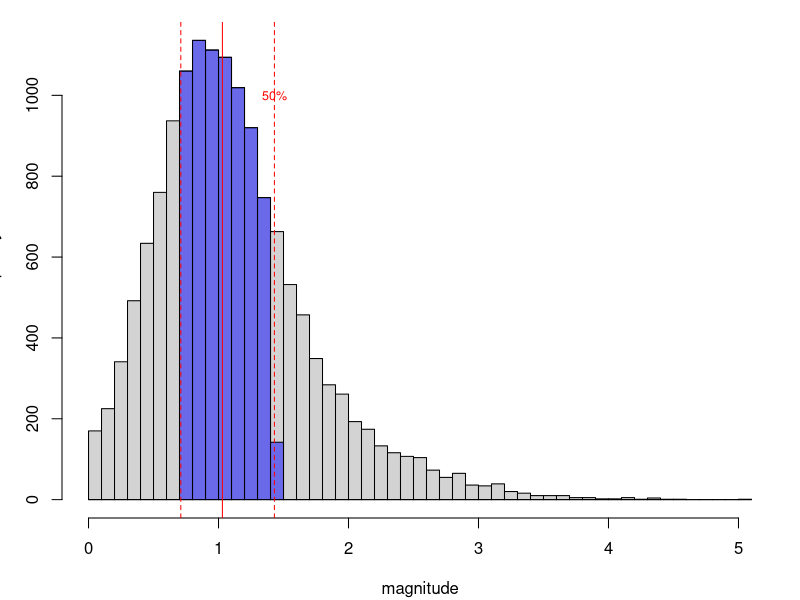
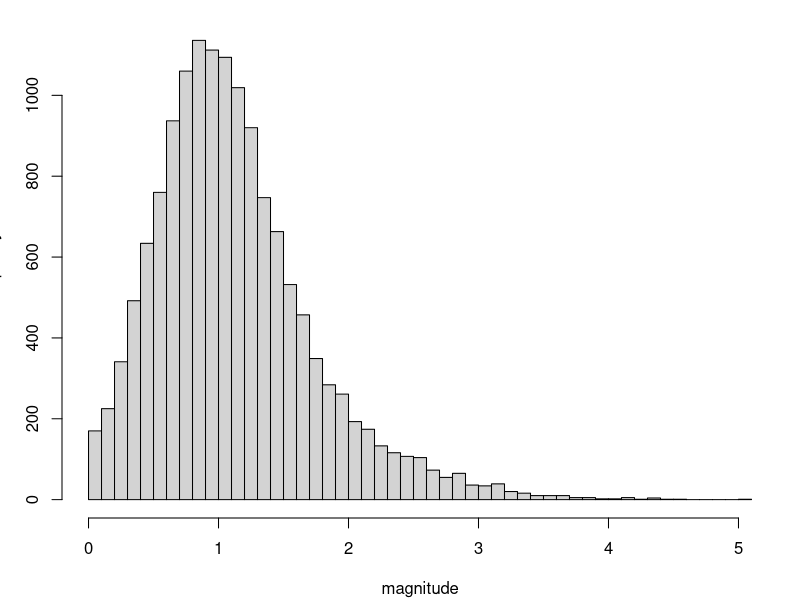
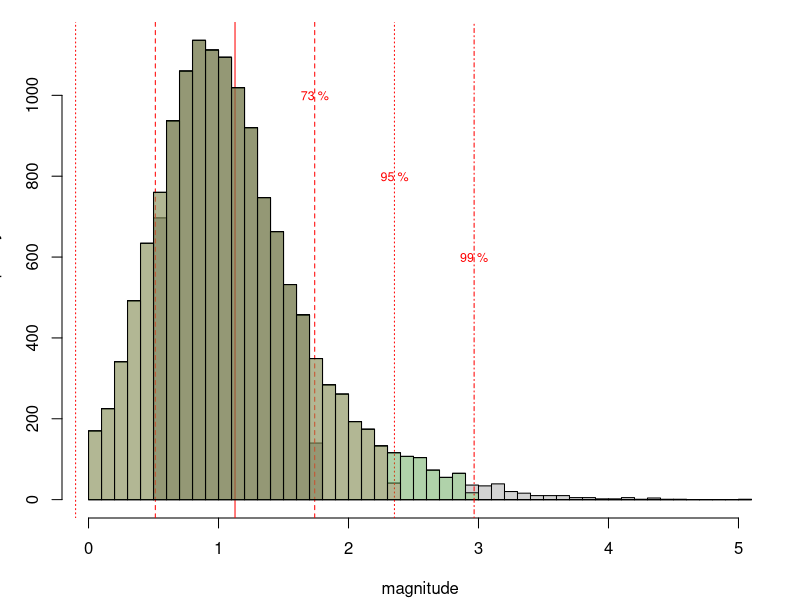
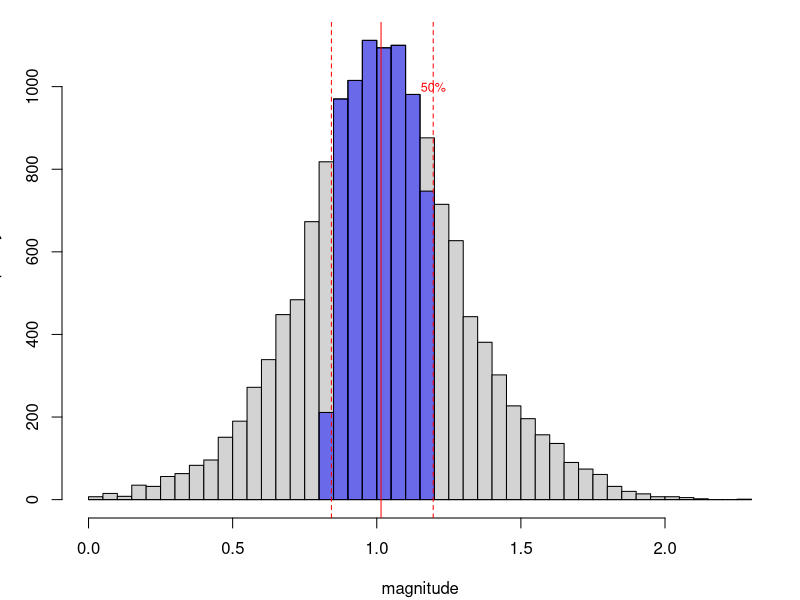
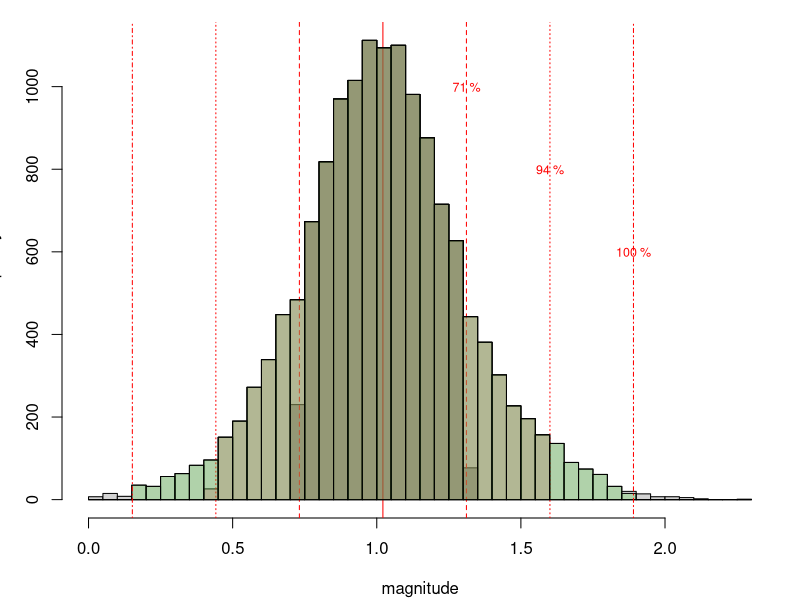
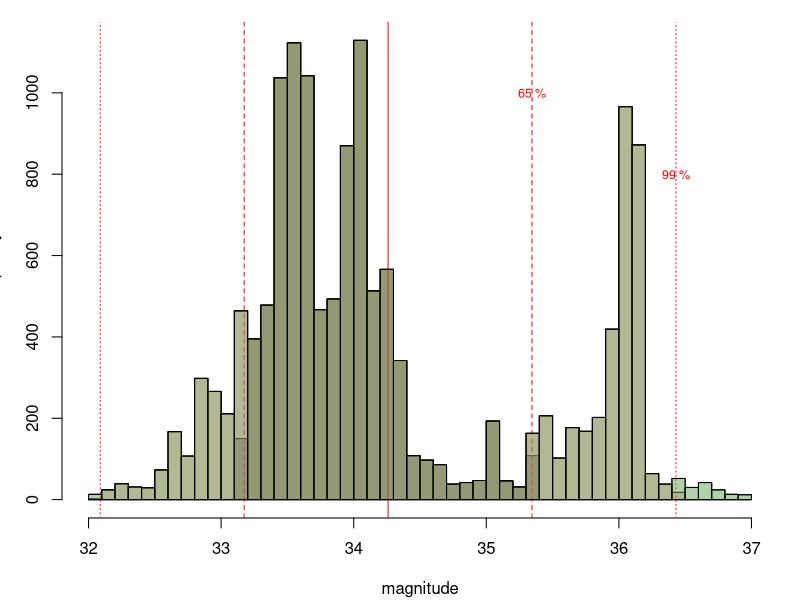

Reproduce these figures in R, in order.
if (interactive()) {
# Example: why n-1?

nsamps <- 1e4

x <- rnorm(nsamps)
hist(x, col=adjustcolor("blue",0.5), breaks=100, xlim=c(-4.5,4.5))
abline( v=mean(x), col='red' )
abline( v=mean(x)+c(-2,2)*sd(x), lty=2, col='red' )

n.vec <- 10^(seq(1,4,length.out=1000))
sim.sds <- sapply( n.vec, function (n) { x <- rnorm(n); c( sd( x ), sqrt(mean((x-mean(x))^2)) ) } )

plot( n.vec, sim.sds[1,], log='x', ylim=c(0,2) )
points( n.vec, sim.sds[2,], col='red' )
abline(h=1)

n <- 10
small.sds <- replicate( 1e4, { x <- rnorm(n); c( sd( x ), sqrt(mean((x-mean(x))^2)) ) } )
rownames(small.sds) <- c("n-1","n")
hist(small.sds[1,], xlim=c(0.3,1.8), col=adjustcolor("blue",0.5), breaks=100, main='')
hist(small.sds[2,], col=adjustcolor("red",0.5), breaks=100, add=TRUE)
abline(v=1,lwd=3)

rowMeans(small.sds^2)



###
# CV plots

layout(1:3)
par(mar=c(2,1,3,0)+.1)
for (cv in c(1,10,100)){
    hist( x+cv, breaks=30, xlim=range(0,x+cv), main=paste("CV =", cv), xlab='', ylab='' )
}


}

###
# figures for slides

quakes <- read.table("2014-quakes-catalog.tsv", stringsAsFactors=FALSE)
names(quakes) <- c("orig.date","orig.time", "ET", "MAG", "M", "LAT", "LON", "DEPTH", "Q", "EVID", "NPH", "NGRM")
quakes$date <- as.Date(paste(quakes$orig.date,substr(quakes$orig.time,1,8)),format="%Y/%m/%d %H:%M:%S")

pdf(file="quakes-hist-IQR.pdf",width=3,height=2,pointsize=10)
par(mar=c(4,3,1,1)+.1)
xh <- with(quakes, hist(MAG, breaks=60,xlab='magnitude',main='') )
with( subset(quakes, rank(MAG)>nrow(quakes)/4 & rank(MAG)<nrow(quakes)*3/4), 
        hist(MAG, col=adjustcolor("blue",0.5), breaks=xh$breaks, add=TRUE ) )
with( quakes, {
    text( quantile(MAG,.75), 1000, labels="50%", col='red', cex=0.75 )
    abline( v=median(quakes$MAG), col='red' )
    abline( v=quantile(quakes$MAG,c(.25,.75)), lty=2, col='red' )
        } )
dev.off()

pdf(file="quakes-hist-only.pdf",width=3,height=2,pointsize=10)
par(mar=c(4,3,1,1)+.1)
xh <- with(quakes, hist(MAG, breaks=60,main='',xlab='magnitude') )
dev.off()

pdf(file="quakes-hist-mean-sd.pdf",width=3,height=2,pointsize=10)
par(mar=c(4,3,1,1)+.1)
xh <- with(quakes, hist(MAG, breaks=60,main='',xlab='magnitude') )
with( quakes, {
        abline( v=mean(MAG), col='red' )
        for (k in 1:3) {
            with( subset(quakes, abs(MAG-mean(MAG))<k*sd(MAG) ), 
                    hist(MAG, col=adjustcolor(k,0.3), breaks=xh$breaks, add=TRUE ) )
            abline( v=mean(MAG)+c(-k,k)*sd(MAG), lty=1+k, col='red' )
            pmag <- round( mean(abs(MAG-mean(MAG))<k*sd(MAG)), 2 )
            text( mean(MAG)+k*sd(MAG), 1000-200*(k-1), labels=paste(100*pmag,"%"), col='red', cex=0.75 )
        }
    } )
dev.off()


pdf(file="quakes-sqrt-hist-IQR.pdf",width=3,height=2,pointsize=10)
par(mar=c(4,3,1,1)+.1)
xh <- with(quakes, hist(sqrt(MAG), breaks=60,xlab='magnitude',main='') )
with( subset(quakes, rank(sqrt(MAG))>nrow(quakes)/4 & rank(sqrt(MAG))<nrow(quakes)*3/4), 
        hist(sqrt(MAG), col=adjustcolor("blue",0.5), breaks=xh$breaks, add=TRUE ) )
with( quakes, {
    text( quantile(sqrt(MAG),.75), 1000, labels="50%", col='red', cex=0.75 )
    abline( v=median(sqrt(MAG)), col='red' )
    abline( v=quantile(sqrt(MAG),c(.25,.75)), lty=2, col='red' )
    } )
dev.off()

pdf(file="quakes-sqrt-hist-mean-sd.pdf",width=3,height=2,pointsize=10)
par(mar=c(4,3,1,1)+.1)
xh <- with(quakes, hist(sqrt(MAG), breaks=60,main='',xlab='magnitude') )
with( quakes, {
        abline( v=mean(sqrt(MAG)), col='red' )
        for (k in 1:3) {
            with( subset(quakes, abs(sqrt(MAG)-mean(sqrt(MAG)))<k*sd(sqrt(MAG)) ), 
                    hist(sqrt(MAG), col=adjustcolor(k,0.3), breaks=xh$breaks, add=TRUE ) )
            abline( v=mean(sqrt(MAG))+c(-k,k)*sd(sqrt(MAG)), lty=1+k, col='red' )
            pmag <- round( mean(abs(sqrt(MAG)-mean(sqrt(MAG)))<k*sd(sqrt(MAG))), 2 )
            text( mean(sqrt(MAG))+k*sd(sqrt(MAG)), 1000-200*(k-1), labels=paste(100*pmag,"%"), col='red', cex=0.75 )
        }
    } )
dev.off()


pdf(file="quakes-lat-mean-sd.pdf",width=3,height=2,pointsize=10)
par(mar=c(4,3,1,1)+.1)
xh <- with(quakes, hist(LAT, breaks=60,main='',xlab='magnitude') )
with( quakes, {
        abline( v=mean(LAT), col='red' )
        for (k in 1:3) {
            with( subset(quakes, abs(LAT-mean(LAT))<k*sd(LAT) ), 
                    hist(LAT, col=adjustcolor(k,0.3), breaks=xh$breaks, add=TRUE ) )
            abline( v=mean(LAT)+c(-k,k)*sd(LAT), lty=1+k, col='red' )
            pmag <- round( mean(abs(LAT-mean(LAT))<k*sd(LAT)), 2 )
            text( mean(LAT)+k*sd(LAT), 1000-200*(k-1), labels=paste(100*pmag,"%"), col='red', cex=0.75 )
        }
    } )
dev.off()

